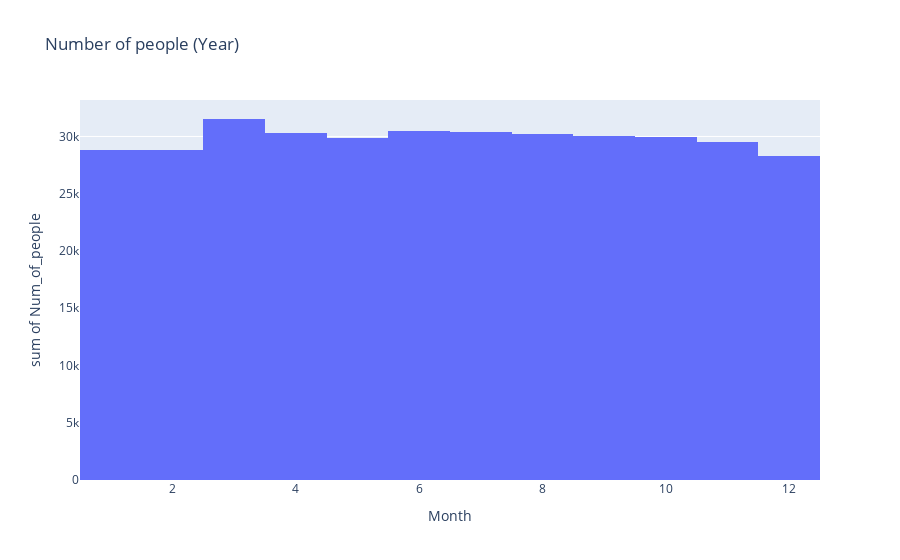

Source (notebook cell):
### Markdown cell above
**Data Exploration**
---
---

### Code cell
#Function to plot interactive plots using Plotly (Reference: https://medium.com/mlearning-ai/forecasting-timeseries-using-machine-learning-deep-learning-446eccc6eb6d)
def plotl(df, x, y, title):
    fig = px.histogram(df, x=x, y=y, title=title)
    fig.show()

plotl(df1, 'Month', df1['Num_of_people'], 'Number of people (Year)')

### Figure 1 — Plotly figure (JSON) as saved in the notebook; plotly's stock layout.template omitted (floating-point values rounded to 4 significant figures; data arrays with more than 128 entries replaced by an {"elided": "..."} marker saying what was removed)
{"data": [{"alignmentgroup": "True", "bingroup": "x", "histfunc": "sum", "hovertemplate": "Month=%{x}<br>sum of Num_of_people=%{y}<extra></extra>", "legendgroup": "", "marker": {"color": "#636efa", "pattern": {"shape": ""}}, "name": "", "offsetgroup": "", "orientation": "v", "showlegend": false, "type": "histogram", "x": {"elided": "10457 int values"}, "xaxis": "x", "y": {"elided": "10457 int values"}, "yaxis": "y"}], "layout": {"barmode": "relative", "legend": {"tracegroupgap": 0}, "title": {"text": "Number of people (Year)"}, "xaxis": {"anchor": "y", "domain": [0, 1], "title": {"text": "Month"}}, "yaxis": {"anchor": "x", "domain": [0, 1], "title": {"text": "sum of Num_of_people"}}}}
